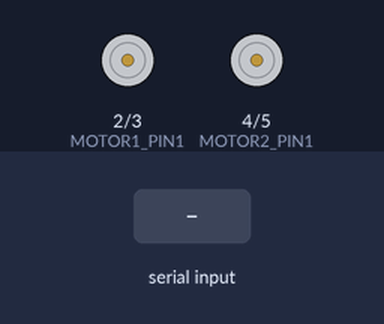
A sketch run on a simulated Arduino Uno, built with avr-gcc and run on an emulated ATmega328P. Shown: motor-driver pin pairs drawn as motors (green arrow = first pin HIGH = forward, orange = second pin HIGH = backward, longer = more drive). The inputs (shaded band) are chosen by the test bench.

Above: at 1.2 s.
1.3 s: "FORWARD\n" received over Serial
At 2.1 s:
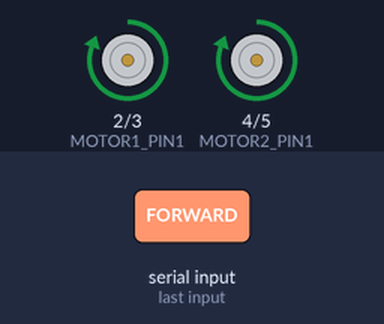
2.8 s: "BACK\n" received over Serial
At 5.5 s:
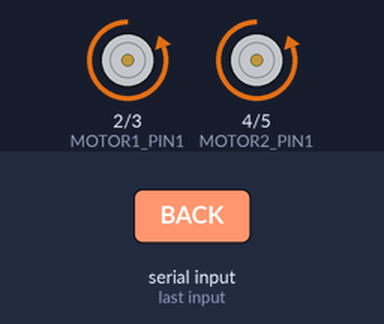
5.8 s: "LEFT\n" received over Serial
At 7.8 s:
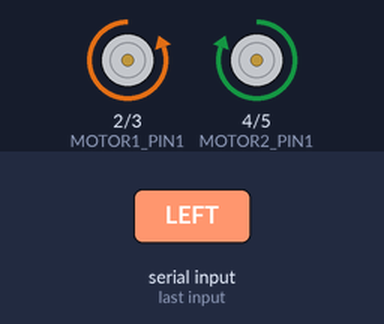
8.8 s: "RIGHT\n" received over Serial
At 11.4 s:
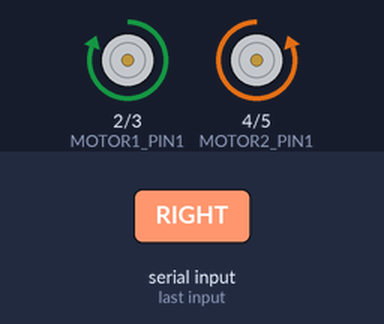
Timing chart, 0 to 14.8 s (numbered marks = the images above; inputs shaded):
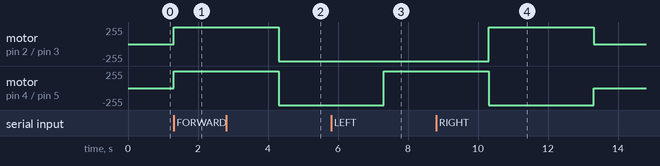

Measured:
- after the input at 1.3 s, motor on pin 2 (MOTOR1_PIN1) / pin 3 (MOTOR1_PIN2), motor on pin 4 (MOTOR2_PIN1) / pin 5 (MOTOR2_PIN2): stopped → forward 255/255 at once
- after the input at 2.8 s, motor on pin 2 (MOTOR1_PIN1) / pin 3 (MOTOR1_PIN2), motor on pin 4 (MOTOR2_PIN1) / pin 5 (MOTOR2_PIN2): forward 255/255 → backward 255/255 after 1.5 s
- after the input at 5.8 s, motor on pin 2 (MOTOR1_PIN1) / pin 3 (MOTOR1_PIN2): stays backward 255/255 (without the input it goes to stopped after 1.5 s); motor on pin 4 (MOTOR2_PIN1) / pin 5 (MOTOR2_PIN2): backward 255/255 → forward 255/255 after 1.5 s
- after the input at 8.8 s, motor on pin 2 (MOTOR1_PIN1) / pin 3 (MOTOR1_PIN2): backward 255/255 → forward 255/255 after 1.5 s, → stopped 3.0 s later; motor on pin 4 (MOTOR2_PIN1) / pin 5 (MOTOR2_PIN2): forward 255/255 → backward 255/255 after 1.5 s, → stopped 3.0 s later

The sketch:

motor_serial.ino
```cpp
// Define motor pins
#define MOTOR1_PIN1 2  // Motor 1 forward
#define MOTOR1_PIN2 3  // Motor 1 backward
#define MOTOR2_PIN1 4  // Motor 2 forward
#define MOTOR2_PIN2 5  // Motor 2 backward

// Variable to store the current direction
String currentDirection = "";

void setup() {
  // Set motor pins as outputs
  pinMode(MOTOR1_PIN1, OUTPUT);
  pinMode(MOTOR1_PIN2, OUTPUT);
  pinMode(MOTOR2_PIN1, OUTPUT);
  pinMode(MOTOR2_PIN2, OUTPUT);

  // Start serial communication
  Serial.begin(9600);
}

void loop() {
  // Check if data is available in the serial buffer
  if (Serial.available() > 0) {
    currentDirection = Serial.readStringUntil('\n');  // Read direction from Python script
    currentDirection.trim();  // Remove any extra whitespace or newline characters
    // Continuously execute the current direction
  if (currentDirection == "FORWARD") {
    moveForward();
  } else if (currentDirection == "BACK") {
    moveBackward();
  } else if (currentDirection == "LEFT") {
    turnLeft();
  } else if (currentDirection == "RIGHT") {
    turnRight();
  } else if (currentDirection == "STOP") {
    stopMotors();
  }
  }


}

// Function to move forward
void moveForward() {
  digitalWrite(MOTOR1_PIN1, HIGH);
  digitalWrite(MOTOR1_PIN2, LOW);
  digitalWrite(MOTOR2_PIN1, HIGH);
  digitalWrite(MOTOR2_PIN2, LOW);
  delay(3000);
   digitalWrite(MOTOR1_PIN1, LOW);
  digitalWrite(MOTOR1_PIN2, LOW);
  digitalWrite(MOTOR2_PIN1, LOW);
  digitalWrite(MOTOR2_PIN2, LOW);
}

// Function to move backward
void moveBackward() {
  digitalWrite(MOTOR1_PIN1, LOW);
  digitalWrite(MOTOR1_PIN2, HIGH);
  digitalWrite(MOTOR2_PIN1, LOW);
  digitalWrite(MOTOR2_PIN2, HIGH);
    delay(3000);
   digitalWrite(MOTOR1_PIN1, LOW);
  digitalWrite(MOTOR1_PIN2, LOW);
  digitalWrite(MOTOR2_PIN1, LOW);
  digitalWrite(MOTOR2_PIN2, LOW);
}

// Function to turn left
void turnLeft() {
  digitalWrite(MOTOR1_PIN1, LOW);
  digitalWrite(MOTOR1_PIN2, HIGH);
  digitalWrite(MOTOR2_PIN1, HIGH);
  digitalWrite(MOTOR2_PIN2, LOW);
    delay(3000);
   digitalWrite(MOTOR1_PIN1, LOW);
  digitalWrite(MOTOR1_PIN2, LOW);
  digitalWrite(MOTOR2_PIN1, LOW);
  digitalWrite(MOTOR2_PIN2, LOW);
}

// Function to turn right
void turnRight() {
  digitalWrite(MOTOR1_PIN1, HIGH);
  digitalWrite(MOTOR1_PIN2, LOW);
  digitalWrite(MOTOR2_PIN1, LOW);
  digitalWrite(MOTOR2_PIN2, HIGH);
    delay(3000);
   digitalWrite(MOTOR1_PIN1, LOW);
  digitalWrite(MOTOR1_PIN2, LOW);
  digitalWrite(MOTOR2_PIN1, LOW);
  digitalWrite(MOTOR2_PIN2, LOW);
}

// Function to stop all motors
void stopMotors() {
  digitalWrite(MOTOR1_PIN1, LOW);
  digitalWrite(MOTOR1_PIN2, LOW);
  digitalWrite(MOTOR2_PIN1, LOW);
  digitalWrite(MOTOR2_PIN2, LOW);
}
```
